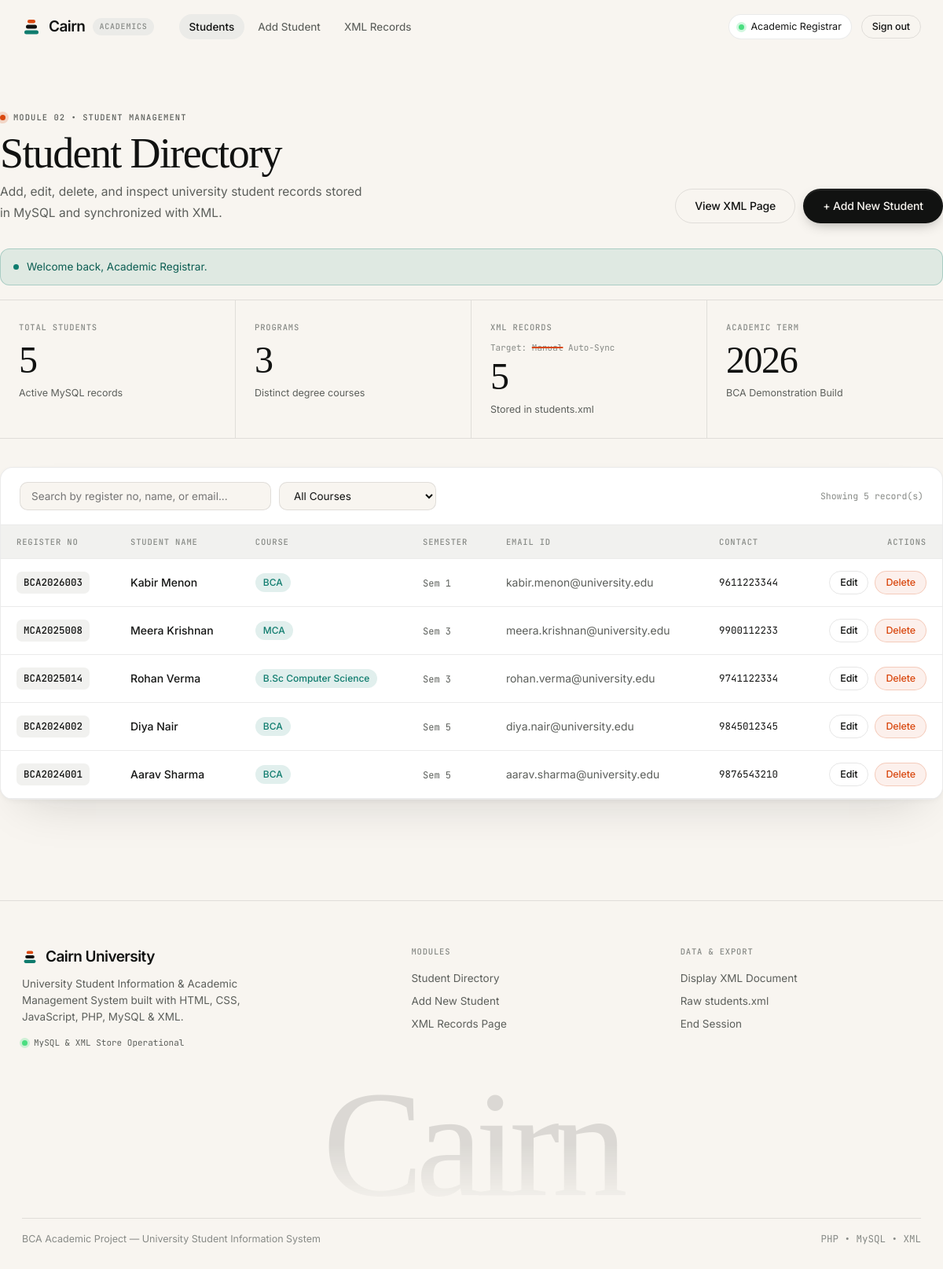
/dashboard.php (signed in), run on the app's committed database.
### tables this page shows
CREATE TABLE IF NOT EXISTS `students` (
  `id` INT UNSIGNED NOT NULL AUTO_INCREMENT,
  `reg_no` VARCHAR(20) NOT NULL,
  `student_name` VARCHAR(100) NOT NULL,
  `course` VARCHAR(80) NOT NULL,
  `semester` TINYINT UNSIGNED NOT NULL,
  `email` VARCHAR(120) NOT NULL,
  `contact_number` VARCHAR(15) NOT NULL,
  `created_at` TIMESTAMP NOT NULL DEFAULT CURRENT_TIMESTAMP,
  `updated_at` TIMESTAMP NOT NULL DEFAULT CURRENT_TIMESTAMP ON UPDATE CURRENT_TIMESTAMP,
  PRIMARY KEY (`id`),
  UNIQUE KEY `uq_students_reg_no` (`reg_no`),
  UNIQUE KEY `uq_students_email` (`email`)
);

### includes/auth.php (called while the page is built, shortened)
<?php
function e(?string $value): string
{
    return htmlspecialchars((string) $value, ENT_QUOTES, 'UTF-8');
}
function isLoggedIn(): bool
{
    return isset($_SESSION['user_id']) && !empty($_SESSION['username']);
}
function getFlash(): ?array
{
    $flash = $_SESSION['flash'];
    return $flash;
}

### dashboard.php (the view, shortened to what this page needs)
<?php
require_once __DIR__ . '/config/db.php';
require_once __DIR__ . '/includes/auth.php';
$flash = getFlash();
$students = [];
$courses = [];
$res = $conn->query(
    'SELECT id, reg_no, student_name, course, semester, email, contact_number, updated_at FROM students ORDER BY id DESC'
);
while ($row = $res->fetch_assoc()) {
    $students[] = $row;
    if (!in_array($row['course'], $courses, true)) {
        $courses[] = $row['course'];
    }
}
sort($courses);
$xmlCount = 0;
if (file_exists(XML_FILE_PATH)) {
    $xmlObj = @simplexml_load_file(XML_FILE_PATH);
    if ($xmlObj !== false) {
        $xmlCount = count($xmlObj->student);
    }
}
$activePage = 'dashboard';
require_once __DIR__ . '/includes/header.php';
?>
<main class="cnl-container cnl-section">
  <div class="cnl-page-head">
    <div>
      <div class="cnl-kicker" style="margin-bottom: 10px;">Module 02 &bull; Student Management</div>
      <h1 class="cnl-title" style="font-size: clamp(36px, 4.6vw, 54px);">Student Directory</h1>
      <p class="cnl-sub" style="margin-top: 8px;">
        Add, edit, delete, and inspect university student records stored in MySQL and synchronized with XML.
      </p>
    </div>
    <div class="cnl-page-actions">
      <a href="xml_view.php" class="cnl-pill is-ghost is-lg">View XML Page</a>
      <a href="add_student.php" class="cnl-pill is-lg">+ Add New Student</a>
    </div>
  </div>
  <?php if ($flash): ?>
    <div class="cnl-alert <?php echo $flash['type'] === 'error' ? 'is-error' : 'is-success'; ?>" role="status">
      <span class="<?php echo $flash['type'] === 'error' ? 'cnl-dot-ember' : 'cnl-dot-teal'; ?>"></span>
      <span><?php echo e($flash['message']); ?></span>
    </div>
  <?php endif; ?>
  <section class="cnl-stats" aria-label="Academic Summary">
    <div class="cnl-stat">
      <div class="cnl-stat-label">Total Students</div>
      <span class="cnl-stat-val"><?php echo count($students); ?></span>
      <div class="cnl-stat-note">Active MySQL records</div>
    </div>
    <div class="cnl-stat">
      <div class="cnl-stat-label">Programs</div>
      <span class="cnl-stat-val"><?php echo count($courses); ?></span>
      <div class="cnl-stat-note">Distinct degree courses</div>
    </div>
    <div class="cnl-stat">
      <div class="cnl-stat-label">XML Records</div>
      <div class="cnl-stat-pre">Target: <s>Manual</s> Auto-Sync</div>
      <span class="cnl-stat-val"><?php echo $xmlCount; ?></span>
      <div class="cnl-stat-note">Stored in students.xml</div>
    </div>
    <div class="cnl-stat">
      <div class="cnl-stat-label">Academic Term</div>
      <span class="cnl-stat-val">2026</span>
      <div class="cnl-stat-note">BCA Demonstration Build</div>
    </div>
  </section>
  <section class="cnl-card">
    <div class="cnl-toolbar">
      <div class="cnl-toolbar-left">
        <input
          type="search"
          id="studentSearch"
          class="cnl-input cnl-search"
          placeholder="Search by register no, name, or email..."
          aria-label="Search students"
        >
        <select id="courseFilter" class="cnl-select cnl-filter-select" aria-label="Filter by course">
          <option value="">All Courses</option>
        </select>
      </div>
      <span class="cnl-mono" style="font-size: 11.5px; color: var(--cnl-faint);">
        Showing <?php echo count($students); ?> record(s)
      </span>
    </div>
    <div class="cnl-table-wrap">
      <table class="cnl-table">
        <thead>
          <tr>
            <th>Register No</th>
            <th>Student Name</th>
            <th>Course</th>
            <th>Semester</th>
            <th>Email ID</th>
            <th>Contact</th>
            <th style="text-align: right;">Actions</th>
          </tr>
        </thead>
        <tbody id="studentTableBody">
          <?php if (empty($students)): ?>
            <tr>
              <td colspan="7" class="cnl-empty">
                No student records found. <a href="add_student.php" style="color: var(--cnl-agent); font-weight: 500;">Add your first student &rarr;</a>
              </td>
            </tr>
          <?php else: ?>
            <?php foreach ($students as $student): ?>
              <tr data-student-row data-course="<?php echo e($student['course']); ?>">
                <td><span class="cnl-reg"><?php echo e($student['reg_no']); ?></span></td>
                <td style="font-weight: 500;"><?php echo e($student['student_name']); ?></td>
                <td><span class="cnl-course-tag"><?php echo e($student['course']); ?></span></td>
                <td><span class="cnl-sem-tag">Sem <?php echo (int) $student['semester']; ?></span></td>
                <td style="color: var(--cnl-mute);"><?php echo e($student['email']); ?></td>
                <td class="cnl-mono" style="font-size: 12.5px;"><?php echo e($student['contact_number']); ?></td>
                <td style="text-align: right;">
                  <div class="cnl-row-actions">
                    <a href="edit_student.php?id=<?php echo (int) $student['id']; ?>" class="cnl-pill is-ghost is-sm">Edit</a>
                    <button
                      type="button"
                      class="cnl-pill is-danger-ghost is-sm"
                      data-delete-id="<?php echo (int) $student['id']; ?>"
                      data-delete-name="<?php echo e($student['student_name'] . ' (' . $student['reg_no'] . ')'); ?>"
                    >
                      Delete
                    </button>
                  </div>
                </td>
              </tr>
            <?php endforeach; ?>
          <?php endif; ?>
        </tbody>
      </table>
    </div>
  </section>
</main>
<?php require_once __DIR__ . '/includes/footer.php'; ?>

### includes/header.php (shortened to what this page needs)
<?php
$activePage = $activePage ?? '';
$loggedIn = isLoggedIn();
?>
<!DOCTYPE html>
<html lang="en">
<head>
  <link rel="stylesheet" href="assets/css/style.css">
</head>
<body>
  <header class="cnl-nav">
    <div class="cnl-nav-left">
      <a href="<?php echo $loggedIn ? 'dashboard.php' : 'index.php'; ?>" class="cnl-brand">
        <svg width="24" height="24" viewBox="0 0 24 24" fill="none" aria-hidden="true">
          <rect x="7" y="3" width="10" height="4.5" rx="2.25" fill="#d9480f"/>
          <rect x="5" y="9.5" width="14" height="5" rx="2.5" fill="#111211"/>
          <rect x="3" y="16.5" width="18" height="5" rx="2.5" fill="#0f7c6e"/>
        </svg>
        <span>Cairn</span>
        <span class="cnl-brand-sub">Academics</span>
      </a>
      <?php if ($loggedIn): ?>
      <nav class="cnl-nav-links" id="navLinks">
        <a href="dashboard.php" class="cnl-nav-link <?php echo $activePage === 'dashboard' ? 'is-active' : ''; ?>">Students</a>
        <a href="add_student.php" class="cnl-nav-link <?php echo $activePage === 'add' ? 'is-active' : ''; ?>">Add Student</a>
        <a href="xml_view.php" class="cnl-nav-link <?php echo $activePage === 'xml' ? 'is-active' : ''; ?>">XML Records</a>
      </nav>
      <?php endif; ?>
    </div>
    <div class="cnl-nav-right">
      <?php if ($loggedIn): ?>
        <span class="cnl-user-chip">
          <span class="cnl-user-dot"></span>
          <span><?php echo e($_SESSION['full_name'] ?? $_SESSION['username']); ?></span>
        </span>
        <a href="logout.php" class="cnl-pill is-ghost is-sm">Sign out</a>
      <?php else: ?>
        <a href="xml_view.php" class="cnl-nav-link">XML Preview</a>
        <a href="#authCard" class="cnl-pill is-sm">Registrar Sign In</a>
      <?php endif; ?>
    </div>
  </header>

### includes/footer.php (shortened to what this page needs)
  <footer class="cnl-foot">
    <div class="cnl-foot-inner">
      <div class="cnl-foot-grid">
        <div class="cnl-foot-col">
          <div class="cnl-brand" style="margin-bottom: 10px;">
            <svg width="20" height="20" viewBox="0 0 24 24" fill="none" aria-hidden="true">
              <rect x="7" y="3" width="10" height="4.5" rx="2.25" fill="#d9480f"/>
              <rect x="5" y="9.5" width="14" height="5" rx="2.5" fill="#111211"/>
              <rect x="3" y="16.5" width="18" height="5" rx="2.5" fill="#0f7c6e"/>
            </svg>
            <span>Cairn University</span>
          </div>
          <p style="margin:0; font-size:13.5px; color:var(--cnl-mute); max-width:34ch;">
            University Student Information &amp; Academic Management System built with HTML, CSS, JavaScript, PHP, MySQL &amp; XML.
          </p>
          <div class="cnl-status-line">
            <span class="cnl-user-dot"></span>
            <span>MySQL &amp; XML Store Operational</span>
          </div>
        </div>
        <div class="cnl-foot-col">
          <h4>Modules</h4>
          <?php if (isLoggedIn()): ?>
            <a href="dashboard.php">Student Directory</a>
            <a href="add_student.php">Add New Student</a>
            <a href="xml_view.php">XML Records Page</a>
          <?php else: ?>
            <a href="index.php">Login Splash</a>
            <a href="index.php?mode=register">Create Account</a>
            <a href="xml_view.php">XML Records Page</a>
          <?php endif; ?>
        </div>
        <div class="cnl-foot-col">
          <h4>Data &amp; Export</h4>
          <a href="xml_view.php">Display XML Document</a>
          <a href="students.xml" target="_blank" rel="noopener">Raw students.xml</a>
          <a href="logout.php">End Session</a>
        </div>
      </div>
      <div class="cnl-foot-word" aria-hidden="true">Cairn</div>
      <div class="cnl-foot-bar">
        <span>BCA Academic Project &mdash; University Student Information System</span>
        <span class="cnl-mono">PHP &bull; MySQL &bull; XML</span>
      </div>
    </div>
  </footer>
</body>
</html>

### data on the page
students: reg_no "BCA2026003", student_name "Kabir Menon", course "BCA", semester "1", email "kabir.menon@university.edu", contact_number "9611223344"
students: reg_no "MCA2025008", student_name "Meera Krishnan", course "MCA", semester "3", email "meera.krishnan@university.edu", contact_number "9900112233"
students: reg_no "BCA2025014", student_name "Rohan Verma", course "B.Sc Computer Science", semester "3", email "rohan.verma@university.edu", contact_number "9741122334"
students: reg_no "BCA2024002", student_name "Diya Nair", course "BCA", semester "5", email "diya.nair@university.edu", contact_number "9845012345"
students: reg_no "BCA2024001", student_name "Aarav Sharma", course "BCA", semester "5", email "aarav.sharma@university.edu", contact_number "9876543210"

### other printed values
$_SESSION['full_name'] "Academic Registrar"
$flash['message'] "Welcome back, Academic Registrar."
count($students) "5"
count($courses) "3"
$xmlCount "5"
